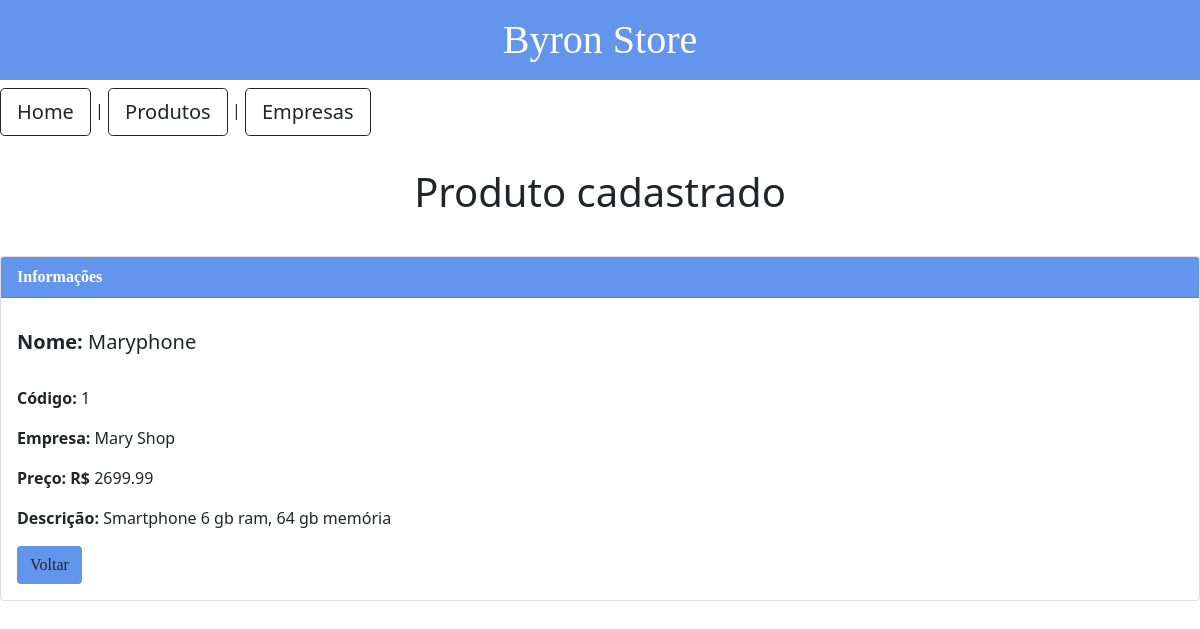
The app's page /view_prod/13/ with its own data.
### app/models.py (models this page shows)
class Products(models.Model):
    prodId = models.PositiveBigIntegerField()
    prodName = models.CharField(max_length=50)
    prodCompany = models.CharField(max_length=50)
    prodDescription = models.CharField(max_length=200)
    prodPrice = models.FloatField()

### app/views.py (the view)
# urls.py: path('view_prod/<int:pk>/', view_prod, name = 'view_prod'),
def view_prod(request,pk):
    data={}
    data['db']=Products.objects.get(pk=pk)
    return render (request,'view_prod.html', data)

### app/templates/view_prod.html (shortened to what this page needs)
<!DOCTYPE html>
<html lang="pt-br">
<head>
  <link href="https://cdn.jsdelivr.net/npm/bootstrap@5.1.1/dist/css/bootstrap.min.css" rel="stylesheet">
</head>
<div class="multi-bg-example">
  <header>
    <h1 class = "p-3 mb-2 bg text-white text-center" style="font-family:verdana; background-color: cornflowerblue;">Byron Store</h1>
  </header>
  <body>
    <div>
      <a href="/" type="button" class="btn btn-outline-dark btn-lg"> Home</a>
        <a>|</a>
        <a href ="/mnu_products" type="button" class="btn btn-outline-dark btn-lg">Produtos</a>
        <a>|</a>
        <a href ="/mnu_companies" type="button" class="btn btn-outline-dark btn-lg">Empresas</a>
      </div>
    <div class="container p-3"></div>
    <h1 class="text-center" >Produto cadastrado</h1>
    <div class="container p-3"></div>
<body>
<div class="card">
  <div class="card-header text-white mb-3" style="font-family:verdana; background-color: cornflowerblue;">
	  <b>Informações</b>
  </div>
  <div class="card-body">
	  <h5 class="card-title"><b>Nome: </b>{{db.prodName}}</h5>
      <p class="card-text pt-4"><b>Código:</b> {{db.prodId}}</p>
	  <p class="card-text"><b>Empresa:</b> {{db.prodCompany}}</p>
	  <p class="card-text"><b>Preço: R$</b> {{db.prodPrice}}</p>
	  <p class="card-text"><b>Descrição:</b> {{db.prodDescription}}</p>
    <a href="/mnu_products" class="btn" style="font-family:verdana; background-color: cornflowerblue;">Voltar</a>
  </div>
</div>
</body>
</html>

### records on screen
Products: prodName "Maryphone", prodId "1", prodCompany "Mary Shop", prodPrice "2699.99", prodDescription "Smartphone 6 gb ram, 64 gb memória"
